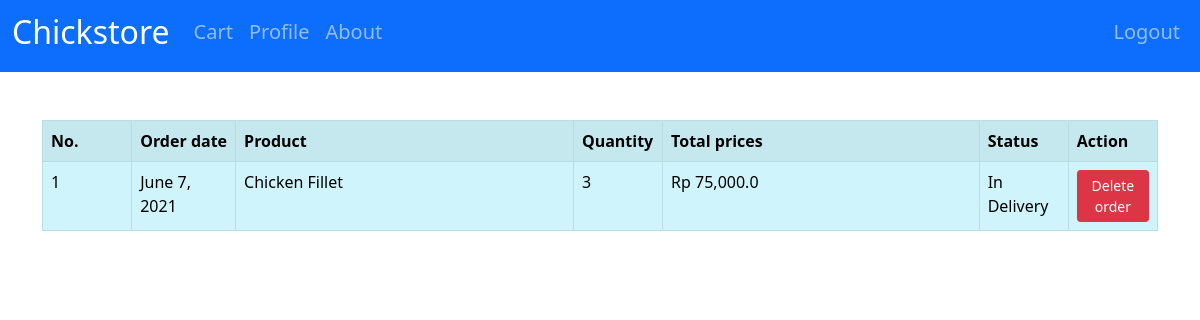
Before: /orders/9 (signed in) with the older database file.
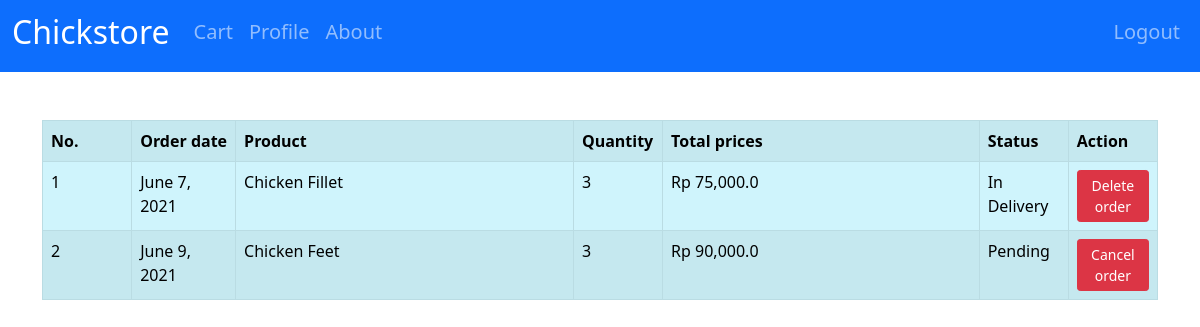
After: the same page with the newer database file.
### account/models.py (models this page shows, shortened)
class Order(models.Model):
    ORDERSTATS = (('Pending', 'Pending'), ('In Delivery', 'In Delivery'),)
    customer = models.ForeignKey(
        Account, related_name="order", on_delete=models.SET_NULL, null=True)
    product = models.ForeignKey(
        Product, related_name="order", on_delete=SET_NULL, null=True)
    status = models.CharField(max_length=200, choices=ORDERSTATS)
    order_date = models.DateField(auto_now_add=True, null=True)
    quantity = models.IntegerField(null=True)
    price_sum = models.FloatField(null=True)

class Product(models.Model):
    name = models.CharField(max_length=200)
    price = models.BigIntegerField()
    extra = models.CharField(max_length=200)
    picture = models.ImageField(
        upload_to='products', validators=[validate_image])
    date_added = models.DateField(auto_now_add=True, null=True)
    placeholder = models.BooleanField(default=False)

### account/decorators.py (the view)
        def wrapper_func(request, *args, **kwargs):
            if request.user.group.name == allowed_roles[0]:
                return view_func(request, *args, **kwargs)
            if request.user.group.name == 'staff':
                return redirect('staff_page')
            else:
                return HttpResponse("Unauthorized access!")

### account/views.py (called while the page is built)
@login_required(login_url='login')
@allowed_users(allowed_roles=['customer'])
def orders(request, customer):
    orders = Order.objects.filter(customer=customer)
    context = {
        "orders": orders
    }
    return render(request, 'chickstore/orders.html', context)

### templates/chickstore/orders.html
{% extends 'common/base.html' %}
{% load humanize %}
{% block content %}
{% if orders %}
    <table class="table table-striped table-bordered table-info mt-5">
        <tr>
            <th class="fit">
                No.
            </th>
            <th class="fit">
                Order date
            </th>
            <th>
                Product
            </th>
            <th class="fit">
                Quantity
            </th>
            <th>
                Total prices
            </th>
            <th class="fit">
                Status
            </th>
            <th class="fit">
                Action
            </th>
        </tr>
        {% for order in orders%}
            <tr>
                <td>
                    {{forloop.counter}}
                </td>
                <td>
                    {{order.order_date}}
                </td>
                <td>
                    {{order.product.name}}
                </td>
                <td>
                    {{order.quantity}}
                </td>
                <td>
                    Rp {{order.price_sum|intcomma}}
                </td>
                <td>
                    {{order.status}}
                </td>
                {% if order.status == 'Pending' %}
                    <td>
                        <a class="btn btn-sm btn-danger" href="{% url 'delete_order' order.id %}">Cancel order</a>
                    </td>
                {% elif order.status == 'In Delivery' %}
                    <td>
                        <a class="btn btn-sm btn-danger" href="{% url 'delete_order' order.id %}">Delete order</a>
                    </td>
                {% endif %}
            </tr>
        {% endfor %}
    </table>
{% else %}
    <h4>No Orders available</h4>
{% endif %}
{% endblock %}

Changed rows visible on the page:
added Order: order_date "June 9, 2021", product.name "Chicken Feet", quantity "3", price_sum "90,000.0", status "Pending", shows "Cancel order"
